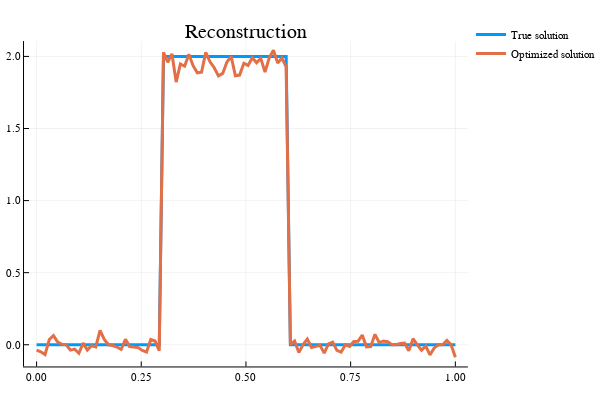

Notebook source saved alongside this figure:
### Code cell
x=[xt,xbest];

plot(px,x,title="Reconstruction",label=["True solution" "Optimized solution"],lw=3)

### Figure 1 — Plotly figure (JSON) as saved in the notebook; plotly's stock layout.template omitted (floating-point values rounded to 4 significant figures)
{"data": [{"colorbar": {"title": ""}, "legendgroup": "True solution", "line": {"color": "rgba(0, 154, 250, 1.000)", "dash": "solid", "shape": "linear", "width": 3}, "mode": "lines", "name": "True solution", "showlegend": true, "type": "scatter", "x": [0, 0.0101, 0.0202, 0.0303, 0.0404, 0.05051, 0.06061, 0.07071, 0.08081, 0.09091, 0.101, 0.1111, 0.1212, 0.1313, 0.1414, 0.1515, 0.1616, 0.1717, 0.1818, 0.1919, 0.202, 0.2121, 0.2222, 0.2323, 0.2424, 0.2525, 0.2626, 0.2727, 0.2828, 0.2929, 0.303, 0.3131, 0.3232, 0.3333, 0.3434, 0.3535, 0.3636, 0.3737, 0.3838, 0.3939, 0.404, 0.4141, 0.4242, 0.4343, 0.4444, 0.4545, 0.4646, 0.4747, 0.4848, 0.4949, 0.5051, 0.5152, 0.5253, 0.5354, 0.5455, 0.5556, 0.5657, 0.5758, 0.5859, 0.596, 0.6061, 0.6162, 0.6263, 0.6364, 0.6465, 0.6566, 0.6667, 0.6768, 0.6869, 0.697, 0.7071, 0.7172, 0.7273, 0.7374, 0.7475, 0.7576, 0.7677, 0.7778, 0.7879, 0.798, 0.8081, 0.8182, 0.8283, 0.8384, 0.8485, 0.8586, 0.8687, 0.8788, 0.8889, 0.899, 0.9091, 0.9192, 0.9293, 0.9394, 0.9495, 0.9596, 0.9697, 0.9798, 0.9899, 1], "xaxis": "x1", "y": [0, 0, 0, 0, 0, 0, 0, 0, 0, 0, 0, 0, 0, 0, 0, 0, 0, 0, 0, 0, 0, 0, 0, 0, 0, 0, 0, 0, 0, 0, 2, 2, 2, 2, 2, 2, 2, 2, 2, 2, 2, 2, 2, 2, 2, 2, 2, 2, 2, 2, 2, 2, 2, 2, 2, 2, 2, 2, 2, 2, 0, 0, 0, 0, 0, 0, 0, 0, 0, 0, 0, 0, 0, 0, 0, 0, 0, 0, 0, 0, 0, 0, 0, 0, 0, 0, 0, 0, 0, 0, 0, 0, 0, 0, 0, 0, 0, 0, 0, 0], "yaxis": "y1", "zmax": null, "zmin": null}, {"colorbar": {"title": ""}, "legendgroup": "Optimized solution", "line": {"color": "rgba(227, 111, 71, 1.000)", "dash": "solid", "shape": "linear", "width": 3}, "mode": "lines", "name": "Optimized solution", "showlegend": true, "type": "scatter", "x": [0, 0.0101, 0.0202, 0.0303, 0.0404, 0.05051, 0.06061, 0.07071, 0.08081, 0.09091, 0.101, 0.1111, 0.1212, 0.1313, 0.1414, 0.1515, 0.1616, 0.1717, 0.1818, 0.1919, 0.202, 0.2121, 0.2222, 0.2323, 0.2424, 0.2525, 0.2626, 0.2727, 0.2828, 0.2929, 0.303, 0.3131, 0.3232, 0.3333, 0.3434, 0.3535, 0.3636, 0.3737, 0.3838, 0.3939, 0.404, 0.4141, 0.4242, 0.4343, 0.4444, 0.4545, 0.4646, 0.4747, 0.4848, 0.4949, 0.5051, 0.5152, 0.5253, 0.5354, 0.5455, 0.5556, 0.5657, 0.5758, 0.5859, 0.596, 0.6061, 0.6162, 0.6263, 0.6364, 0.6465, 0.6566, 0.6667, 0.6768, 0.6869, 0.697, 0.7071, 0.7172, 0.7273, 0.7374, 0.7475, 0.7576, 0.7677, 0.7778, 0.7879, 0.798, 0.8081, 0.8182, 0.8283, 0.8384, 0.8485, 0.8586, 0.8687, 0.8788, 0.8889, 0.899, 0.9091, 0.9192, 0.9293, 0.9394, 0.9495, 0.9596, 0.9697, 0.9798, 0.9899, 1], "xaxis": "x1", "y": [-0.03739, -0.04913, -0.06817, 0.03651, 0.06319, 0.01903, 0.003422, 4.983e-05, -0.03765, -0.03059, -0.05911, 0.01121, -0.03662, -0.007032, -0.01534, 0.1002, 0.03738, -8.566e-05, -0.005446, -0.01584, -0.0327, 0.03799, -0.01218, -0.01608, -0.01987, -0.03928, -0.05051, 0.03642, 0.02579, -0.04112, 2.029, 1.959, 2.018, 1.822, 1.947, 1.932, 2.015, 1.936, 1.886, 1.891, 2.028, 1.963, 1.922, 1.865, 1.882, 1.961, 1.999, 1.866, 1.871, 1.952, 1.938, 1.991, 1.956, 1.987, 1.891, 1.99, 2.043, 1.955, 1.989, 1.927, 5.445e-06, 0.02566, -0.05449, 0.0007187, 0.03956, -0.01846, -0.008885, -0.004435, -0.05738, 0.005666, 0.01807, -0.03924, -0.05116, 5.706e-05, -0.01153, 0.0221, 0.02456, 0.06674, -0.01527, -0.01273, 0.0721, 0.01475, 0.02623, 0.02138, -9.252e-05, 1.068e-05, 0.008591, 0.011, -0.04201, 0.04199, -5.516e-05, -0.03842, -0.009003, -0.07012, -0.02205, 0.0001087, -7.641e-05, 0.02993, 2.805e-05, -0.08672], "yaxis": "y1", "zmax": null, "zmin": null}], "layout": {"annotations": [{"font": {"color": "rgba(0, 0, 0, 1.000)", "family": "sans-serif", "size": 20}, "rotation": 0, "showarrow": false, "text": "Reconstruction", "x": 0.5222, "xanchor": "center", "xref": "paper", "y": 1, "yanchor": "top", "yref": "paper"}], "height": 400, "legend": {"bgcolor": "rgba(255, 255, 255, 1.000)", "bordercolor": "rgba(0, 0, 0, 1.000)", "font": {"color": "rgba(0, 0, 0, 1.000)", "family": "sans-serif", "size": 11}, "tracegroupgap": 0, "x": 1, "y": 1}, "margin": {"b": 20, "l": 0, "r": 0, "t": 20}, "paper_bgcolor": "rgba(255, 255, 255, 1.000)", "plot_bgcolor": "rgba(255, 255, 255, 1.000)", "showlegend": true, "width": 600, "xaxis": {"anchor": "y1", "domain": [0.05101, 0.9934], "gridcolor": "rgba(0, 0, 0, 0.100)", "gridwidth": 0.5, "linecolor": "rgba(0, 0, 0, 1.000)", "mirror": false, "range": [-0.03, 1.03], "showgrid": true, "showline": true, "showticklabels": true, "tickangle": 0, "tickcolor": "rgb(0, 0, 0)", "tickfont": {"color": "rgba(0, 0, 0, 1.000)", "family": "sans-serif", "size": 11}, "tickmode": "array", "ticks": "inside", "ticktext": ["0.00", "0.25", "0.50", "0.75", "1.00"], "tickvals": [0, 0.25, 0.5, 0.75, 1], "title": "", "titlefont": {"color": "rgba(0, 0, 0, 1.000)", "family": "sans-serif", "size": 15}, "type": "-", "visible": true, "zeroline": false, "zerolinecolor": "rgba(0, 0, 0, 1.000)"}, "yaxis": {"anchor": "x1", "domain": [0.03762, 0.9415], "gridcolor": "rgba(0, 0, 0, 0.100)", "gridwidth": 0.5, "linecolor": "rgba(0, 0, 0, 1.000)", "mirror": false, "range": [-0.1506, 2.107], "showgrid": true, "showline": true, "showticklabels": true, "tickangle": 0, "tickcolor": "rgb(0, 0, 0)", "tickfont": {"color": "rgba(0, 0, 0, 1.000)", "family": "sans-serif", "size": 11}, "tickmode": "array", "ticks": "inside", "ticktext": ["0.0", "0.5", "1.0", "1.5", "2.0"], "tickvals": [0, 0.5, 1, 1.5, 2], "title": "", "titlefont": {"color": "rgba(0, 0, 0, 1.000)", "family": "sans-serif", "size": 15}, "type": "-", "visible": true, "zeroline": false, "zerolinecolor": "rgba(0, 0, 0, 1.000)"}}}
